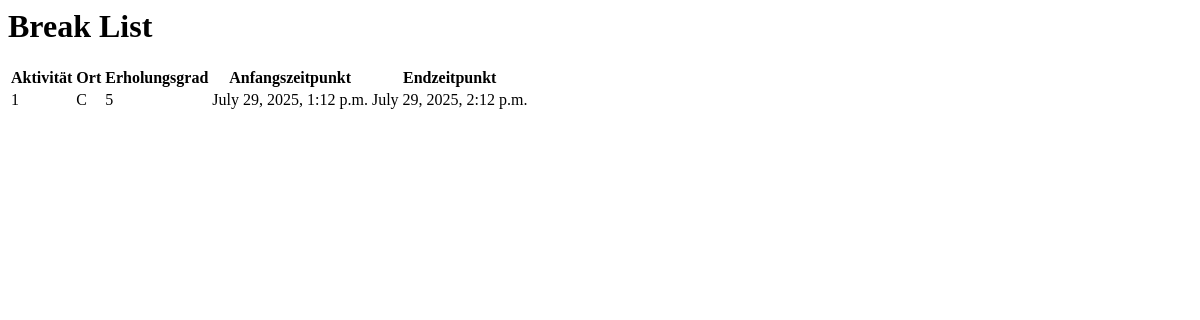
Before: /breaktime/break_list/ with the older database file.
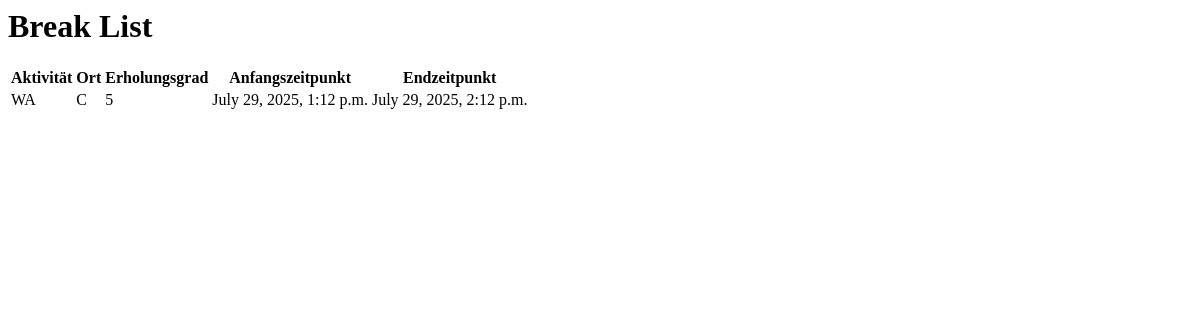
After: the same page with the newer database file.
### breaktime/models.py (models this page shows, shortened)
class Break(models.Model):
    ACTIVITY_CHOICES = [(choice, choice) for choice in ["Walk", "Sleep", "Eat", "Smalltalk"]]
    PLACE_CHOICES = [(choice, choice) for choice in ["Office", "Park", "Forest", "Cafe"]]
    start_time = models.DateTimeField()
    end_time = models.DateTimeField()
    activity = models.CharField(max_length=20, choices=ACTIVITY_CHOICES, default=ACTIVITY_CHOICES[0][0])
    place = models.CharField(max_length=20, choices=PLACE_CHOICES, default=PLACE_CHOICES[0][0])
    recreation = models.IntegerField(choices=ONE_TO_TEN_SCALE, default=5) # import from aux module

### breaktime/views.py (the view)
# urls.py: path("break_list/", views.BreakListView.as_view(), name="break_list"),
class BreakListView(generic.ListView):
    model = Break
    context_object_name = "break_list_context"
    template_name = "breaktime/break_list.html"
    def get_queryset(self):
        return Break.objects.all()[0:4 + 1]

### breaktime/templates/breaktime/break_list.html
{% block content %}
  <h1>Break List</h1>
  {% if break_list_context %}
    <table>
        <tr>
            <th>Aktivität</th>
            <th>Ort</th>
            <th>Erholungsgrad</th>
            <th>Anfangszeitpunkt</th>
            <th>Endzeitpunkt</th>
        </tr>
        {% for break in break_list_context %}
        <tr>
            <td>{{ break.activity }}</td>
            <td>{{ break.place }}</td>
            <td>{{ break.recreation }}</td>
            <td>{{ break.start_time }}</td>
            <td>{{ break.end_time }}</td>
        </tr>
        {% endfor %}
    </table>
  {% else %}
    <p>Keine Pausen gefunden.</p>
  {% endif %}
{% endblock %}

Changed rows visible on the page:
changed Break: activity "1" → "WA"
